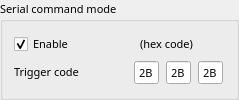
               <widget class="QGroupBox" name="group_packing_7">
                <property name="minimumSize">
                 <size>
                  <width>210</width>
                  <height>80</height>
                 </size>
                </property>
                <property name="maximumSize">
                 <size>
                  <width>420</width>
                  <height>170</height>
                 </size>
                </property>
                <property name="font">
                 <font>
                  <family>맑은 고딕</family>
                  <pointsize>8</pointsize>
                 </font>
                </property>
                <property name="title">
                 <string>Serial command mode</string>
                </property>
                <layout class="QGridLayout" name="gridLayout_18">
                 <item row="0" column="0" colspan="2">
                  <layout class="QGridLayout" name="gridLayout_88">
                   <property name="leftMargin">
                    <number>0</number>
                   </property>
                   <item row="0" column="0">
                    <widget class="QCheckBox" name="at_enable">
                     <property name="minimumSize">
                      <size>
                       <width>120</width>
                       <height>22</height>
                      </size>
                     </property>
                     <property name="maximumSize">
                      <size>
                       <width>130</width>
                       <height>22</height>
                      </size>
                     </property>
                     <property name="font">
                      <font>
                       <family>맑은 고딕</family>
                       <pointsize>8</pointsize>
                      </font>
                     </property>
                     <property name="text">
                      <string>Enable</string>
                     </property>
                     <property name="checked">
                      <bool>true</bool>
                     </property>
                    </widget>
                   </item>
                   <item row="0" column="1">
                    <widget class="QLabel" name="atmode_desc">
                     <property name="minimumSize">
                      <size>
                       <width>85</width>
                       <height>22</height>
                      </size>
                     </property>
                     <property name="maximumSize">
                      <size>
                       <width>85</width>
                       <height>22</height>
                      </size>
                     </property>
                     <property name="font">
                      <font>
                       <family>돋움</family>
                       <pointsize>8</pointsize>
                      </font>
                     </property>
                     <property name="text">
                      <string>(hex code)</string>
                     </property>
                     <property name="wordWrap">
                      <bool>true</bool>
                     </property>
                    </widget>
                   </item>
                  </layout>
                 </item>
                 <item row="1" column="0">
                  <widget class="QLabel" name="label_144">
                   <property name="minimumSize">
                    <size>
                     <width>90</width>
                     <height>22</height>
                    </size>
                   </property>
                   <property name="maximumSize">
                    <size>
                     <width>100</width>
                     <height>22</height>
                    </size>
                   </property>
                   <property name="font">
                    <font>
                     <family>맑은 고딕</family>
                     <pointsize>8</pointsize>
                    </font>
                   </property>
                   <property name="text">
                    <string>Trigger code</string>
                   </property>
                  </widget>
                 </item>
                 <item row="1" column="1">
                  <layout class="QGridLayout" name="gridLayout_86">
                   <property name="leftMargin">
                    <number>5</number>
                   </property>
                   <property name="rightMargin">
                    <number>0</number>
                   </property>
                   <property name="horizontalSpacing">
                    <number>6</number>
                   </property>
                   <item row="0" column="0">
                    <widget class="QLineEdit" name="at_hex1">
                     <property name="minimumSize">
                      <size>
                       <width>25</width>
                       <height>22</height>
                      </size>
                     </property>
                     <property name="maximumSize">
                      <size>
                       <width>25</width>
                       <height>23</height>
                      </size>
                     </property>
                     <property name="font">
                      <font>
                       <family>맑은 고딕</family>
                       <pointsize>8</pointsize>
                      </font>
                     </property>
                     <property name="text">
                      <string>2B</string>
                     </property>
                     <property name="alignment">
                      <set>Qt::AlignCenter</set>
                     </property>
                    </widget>
                   </item>
                   <item row="0" column="1">
                    <widget class="QLineEdit" name="at_hex2">
                     <property name="minimumSize">
                      <size>
                       <width>25</width>
                       <height>22</height>
                      </size>
                     </property>
                     <property name="maximumSize">
                      <size>
                       <width>25</width>
                       <height>23</height>
                      </size>
                     </property>
                     <property name="font">
                      <font>
                       <family>맑은 고딕</family>
                       <pointsize>8</pointsize>
                      </font>
                     </property>
                     <property name="text">
                      <string>2B</string>
                     </property>
                     <property name="alignment">
                      <set>Qt::AlignCenter</set>
                     </property>
                    </widget>
                   </item>
                   <item row="0" column="2">
                    <widget class="QLineEdit" name="at_hex3">
                     <property name="minimumSize">
                      <size>
                       <width>25</width>
                       <height>22</height>
                      </size>
                     </property>
                     <property name="maximumSize">
                      <size>
                       <width>25</width>
                       <height>23</height>
                      </size>
                     </property>
                     <property name="font">
                      <font>
                       <family>맑은 고딕</family>
                       <pointsize>8</pointsize>
                      </font>
                     </property>
                     <property name="text">
                      <string>2B</string>
                     </property>
                     <property name="alignment">
                      <set>Qt::AlignCenter</set>
                     </property>
                    </widget>
                   </item>
                  </layout>
                 </item>
                </layout>
               </widget>
